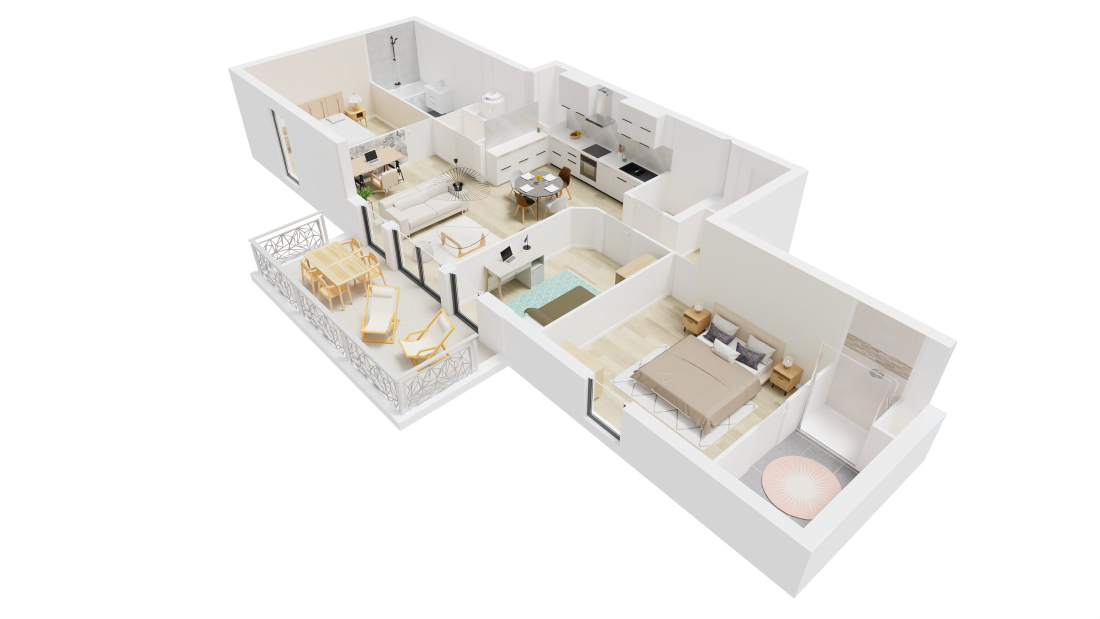
#> input picture img/lot01_00.jpg, 2200 x 1238 px (shown at 1/2 size)
$ python rooms2.py ../img/lot01_00.jpg ../img/lot01_01.jpg
#> lines starting #> are read from the running program, lines starting #| are printed output that depends on the picture; after the words box and inside, x2 and y2 are one past the last pixel; in counts of white or black regions, pixels touching at a corner belong together
### work/wall.py
import cv2, numpy as np, sys
def wallmask(path, thr=242):
    im = cv2.imread(path); g = im.astype(int)
    mn = g.min(2); mx = g.max(2)
    return im, ((mn >= thr) & (mx - mn < 12)).astype(np.uint8) * 255
# [7 lines that do not run on import are left out]

### work/lotpoly.py
import cv2, numpy as np
from wall import wallmask


# [20 lines left out: functions segment, lot_contour, not called in this run]

def segment_rooms(path, min_area=300):
    """Pieces = zones non blanches fermees (ne touchant pas le bord de l'image). Fonctionne meme si le dessus des
    murs touche le fond blanc."""
    im, m = wallmask(path)
    n, lab, st, cen = cv2.connectedComponentsWithStats((m == 0).astype(np.uint8), connectivity=4)
    H, W = m.shape
    border = (st[:, 0] == 0) | (st[:, 1] == 0) | (st[:, 0] + st[:, 2] >= W) | (st[:, 1] + st[:, 3] >= H)
    keep = (~border) & (st[:, 4] >= min_area); keep[0] = False
    lab = np.where(keep[lab], lab, 0)
    return im, (m > 0).astype(np.uint8), lab, st, cen

### work/rooms2.py
import cv2, numpy as np, sys
from lotpoly import segment_rooms as segment
from wall import wallmask
path, out = sys.argv[1], sys.argv[2]
im, m = wallmask(path)
#> in wallmask, im is the input picture: shape (1238, 2200, 3); mean B, G, R 235.1, 237.5, 239
#> in wallmask, `mn = g.min(2)`:
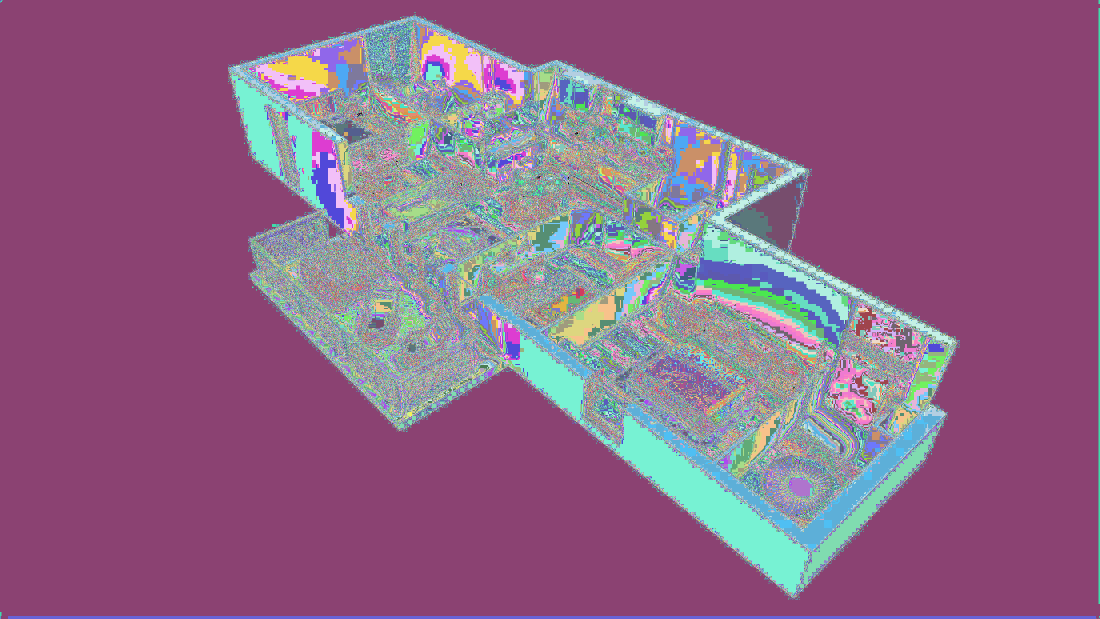
#> mn: shape (1238, 2200) int64 (shown at 1/2 size); 256 distinct labels, from 0 to 255; one colour per label, 0 black
#> in wallmask, `mx = g.max(2)`:
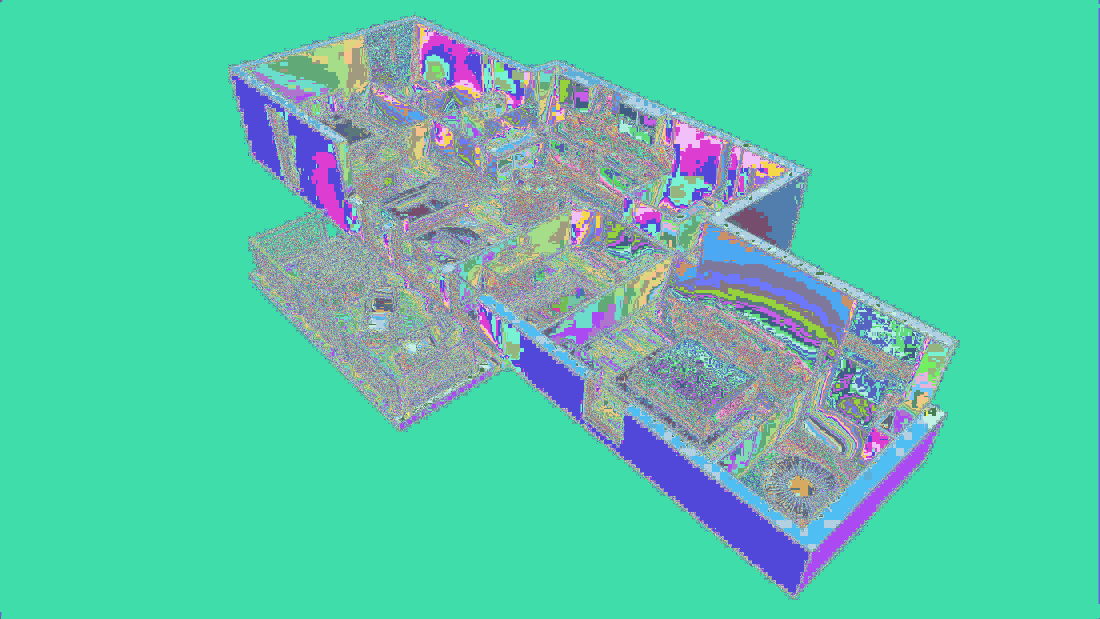
#> mx: shape (1238, 2200) int64 (shown at 1/2 size); 254 distinct labels, from 1 to 255; one colour per label, 0 black
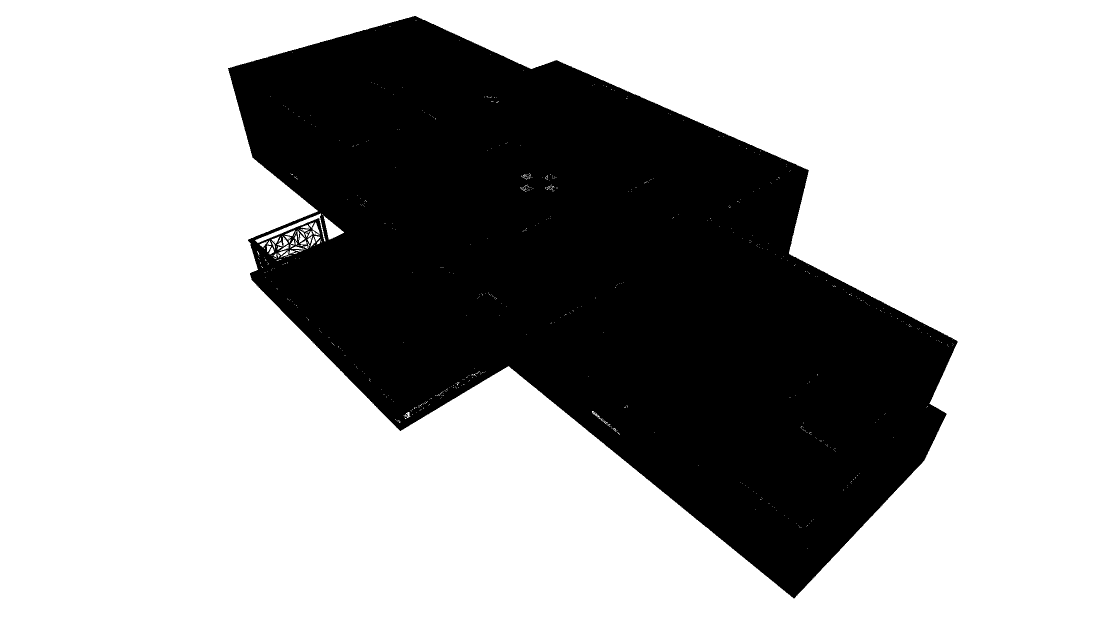
#> m: shape (1238, 2200) (shown at 1/2 size); 67% white; 10 black regions (9 under 20 px), largest, box (x1, y1, x2, y2) and area: (456, 32, 1915, 1197) 899798
cv2.imwrite(out.replace('.png', '_mask.png'), m[250:950, 600:2000])
im, W, lab, st, cen = segment(path)
#> in segment_rooms, `n, lab, st, cen = cv2.connectedComponentsWithStats((m == 0).astype(np...`:
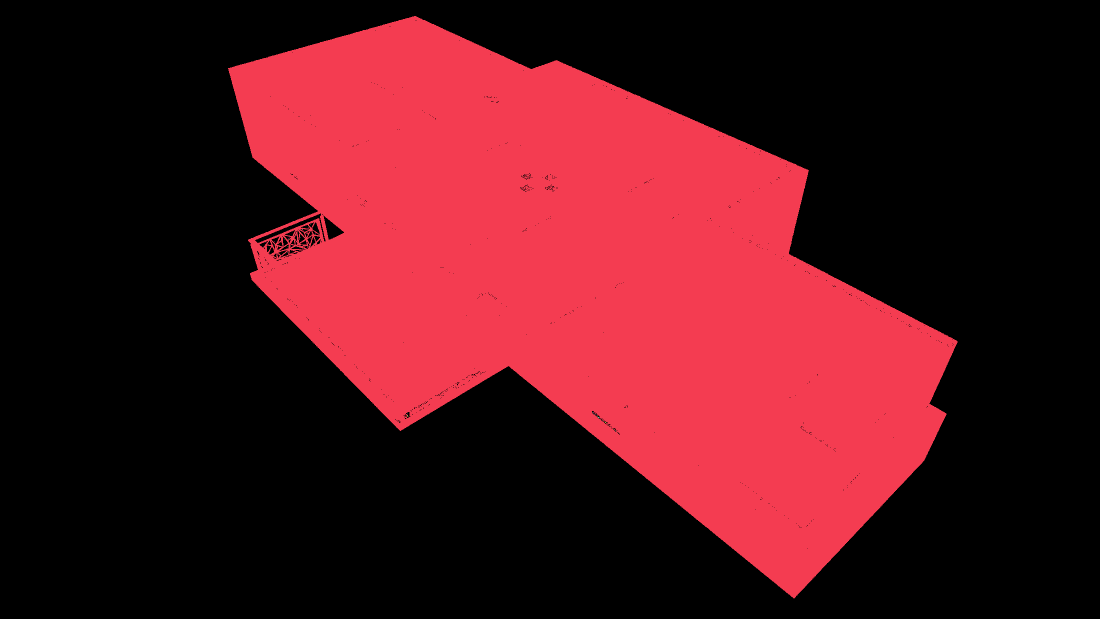
#> lab: shape (1238, 2200) int32 (shown at 1/2 size); 37 distinct labels, from 0 to 36; one colour per label, 0 black
#> in segment_rooms, `n, lab, st, cen = cv2.connectedComponentsWithStats((m == 0).astype(np...`: n = 37; st = 37 rows, first 6: [0, 0, 2200, 1238, 1823793], [456, 32, 1459, 1165, 899758], [621, 449, 1, 1, 1], [617, 454, 1, 1, 1], [604, 459, 2, 1, 2], [638, 466, 1, 1, 1]; cen = 37 pairs, first value 531 to 1231, second value 449 to 862
vis = im.copy(); rng = np.random.default_rng(1); rooms = []
for i in range(1, lab.max() + 1):
    if st[i, 4] < 300: continue
    c = rng.integers(60, 255, 3).tolist()
    vis[lab == i] = (0.5 * vis[lab == i] + 0.5 * np.array(c)).astype(np.uint8)
    cv2.putText(vis, str(i), (int(cen[i][0]) - 10, int(cen[i][1]) + 8), cv2.FONT_HERSHEY_SIMPLEX, 0.9, (0, 0, 0), 2)
    rooms.append((i, int(st[i, 4])))
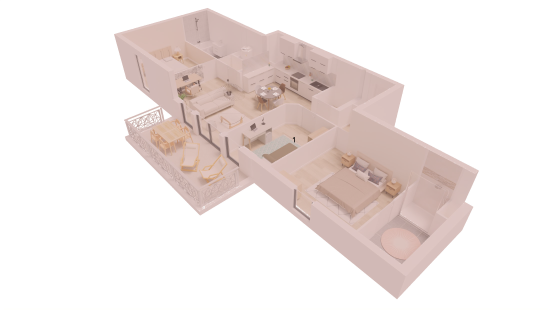
#> vis: shape (1238, 2200, 3) (shown at 1/4 size); mean B, G, R 227.9, 230.3, 239
#> after the loop, rooms = [(1, 899758)]
cv2.imwrite(out, vis[250:950, 600:2000]); print(rooms)
#> after `cv2.imwrite(out, vis[250:950, 600:2000])`:
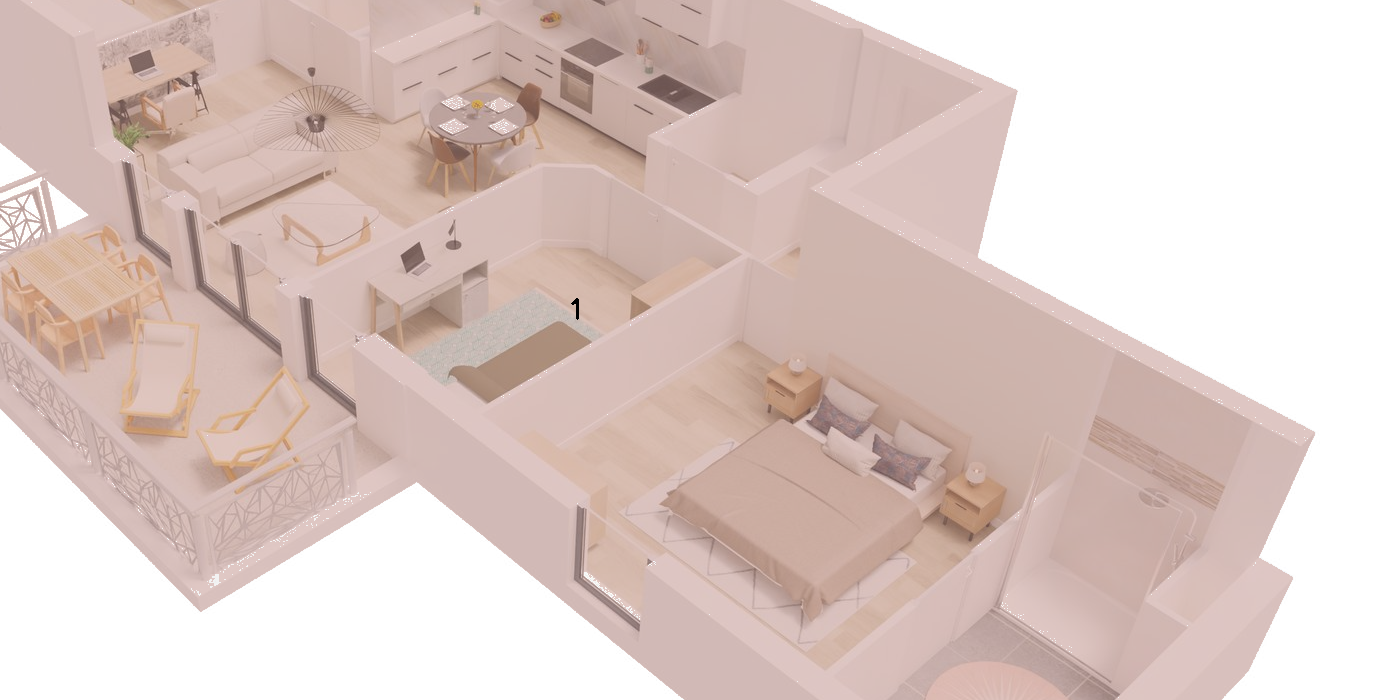
#> saved as lot01_01.jpg: shape (700, 1400, 3); mean B, G, R 196.1, 201.6, 220.2
#| [(1, 899758)]

$ run again, on img/lot01_02.jpg
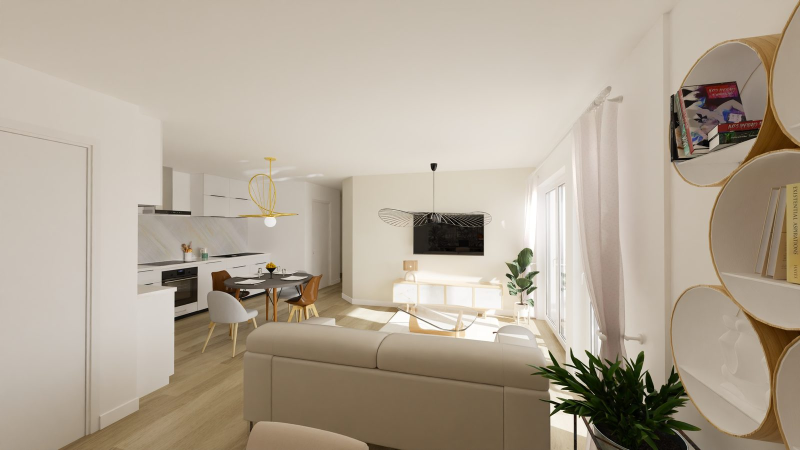
#> input picture img/lot01_02.jpg, 1600 x 900 px (shown at 1/2 size)
#> in wallmask, im is the input picture: shape (900, 1600, 3); mean B, G, R 149.7, 165.9, 177.7
#> `im, m = wallmask(path)`:
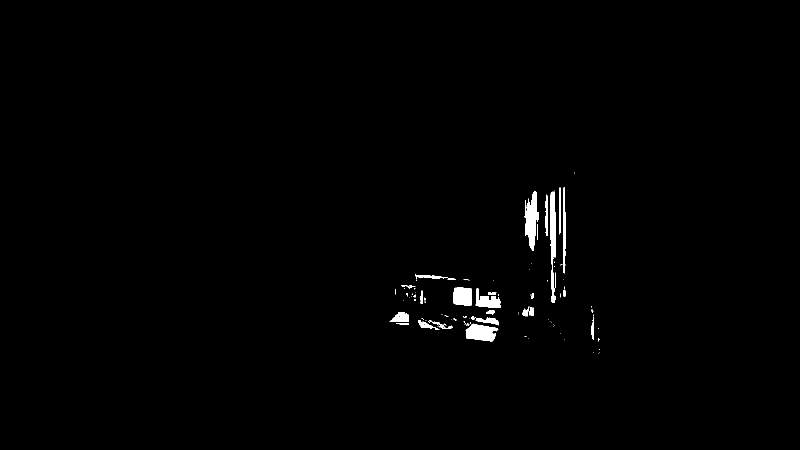
#> m: shape (900, 1600) (shown at 1/2 size); 0.79% white; 118 white regions (90 under 20 px), largest, box (x1, y1, x2, y2) and area: (1049, 383, 1076, 502) 1938, (931, 647, 997, 683) 1581, (1101, 383, 1111, 606) 1560
#> im: shape (650, 1000, 3)
#> g: shape (650, 1000, 3) int64; 16 distinct labels, from 0 to 255
#> mn: shape (650, 1000) int64; 16 distinct labels, from 0 to 255
#> in segment_rooms, `n, lab, st, cen = cv2.connectedComponentsWithStats((m == 0).astype(np...`:
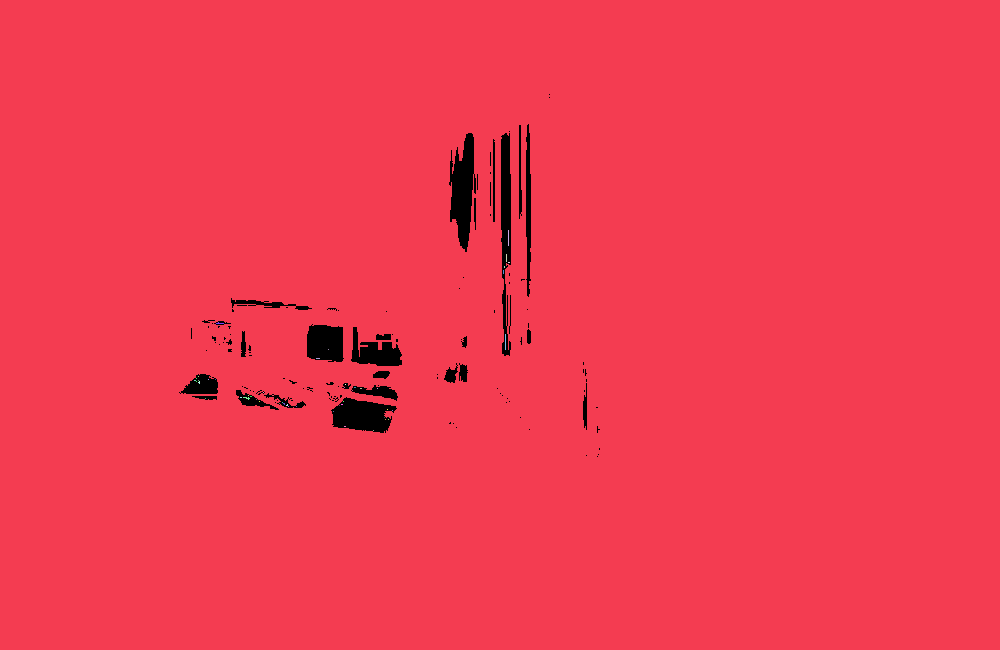
#> lab: shape (650, 1000) int32; 51 distinct labels, from 0 to 50; one colour per label, 0 black
#> in segment_rooms, `n, lab, st, cen = cv2.connectedComponentsWithStats((m == 0).astype(np...`: n = 51; st = 51 rows, first 6: [179, 94, 421, 363, 11440], [0, 0, 1000, 650, 638434], [508, 230, 1, 16, 16], [506, 254, 1, 8, 8], [508, 262, 2, 1, 2], [504, 266, 1, 2, 2]; cen = 51 pairs, first value 194.5 to 508.5, second value 237.5 to 430
#> after the loop `for i in range(1, lab.max() + 1):`: rooms = []

$ run again, on img/lot01_03.jpg
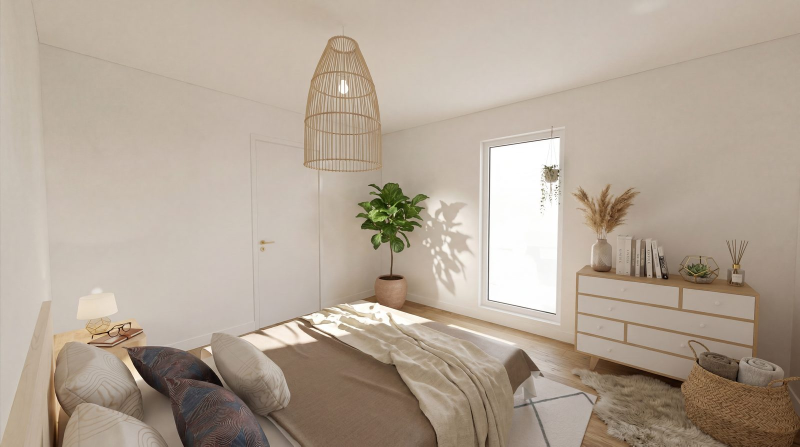
#> input picture img/lot01_03.jpg, 1600 x 893 px (shown at 1/2 size)
#> in wallmask, im is the input picture: shape (893, 1600, 3); mean B, G, R 150, 164.9, 178.7
#> `im, m = wallmask(path)`:
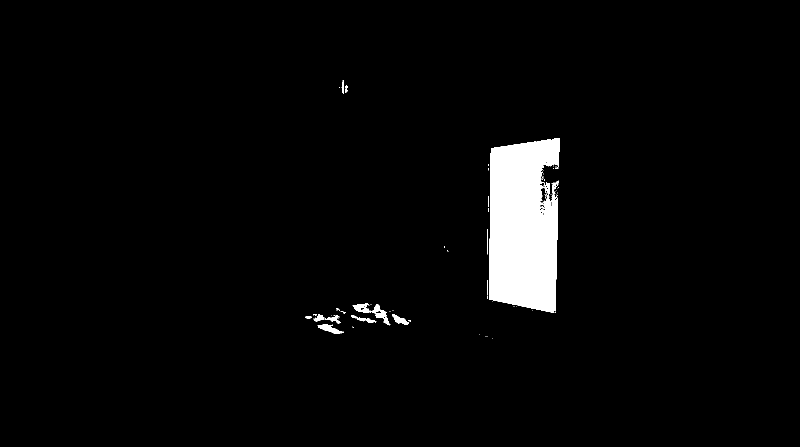
#> m: shape (893, 1600) (shown at 1/2 size); 3.1% white; 71 white regions (57 under 20 px), largest, box (x1, y1, x2, y2) and area: (978, 276, 1119, 626) 41974, (739, 608, 781, 651) 525, (635, 649, 688, 668) 447
#> im: shape (643, 1000, 3)
#> g: shape (643, 1000, 3) int64; 16 distinct labels, from 0 to 255
#> mn: shape (643, 1000) int64; 16 distinct labels, from 0 to 255
#> in segment_rooms, `n, lab, st, cen = cv2.connectedComponentsWithStats((m == 0).astype(np...`:
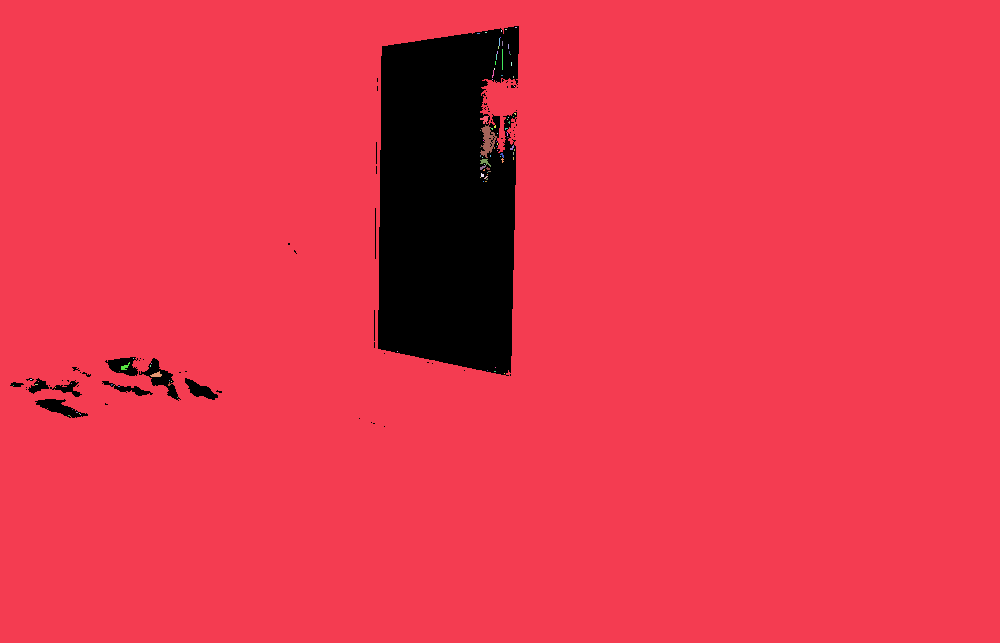
#> lab: shape (643, 1000) int32; 103 distinct labels, from 0 to 102; one colour per label, 0 black
#> in segment_rooms, `n, lab, st, cen = cv2.connectedComponentsWithStats((m == 0).astype(np...`: n = 103; st = 103 rows, first 6: [10, 26, 509, 401, 44551], [0, 0, 1000, 643, 597739], [515, 27, 2, 1, 2], [505, 29, 2, 1, 2], [501, 30, 1, 2, 2], [485, 32, 2, 1, 2]; cen = 103 pairs, first value 13 to 515.5, second value 27 to 416
#> after the loop `for i in range(1, lab.max() + 1):`: rooms = []
